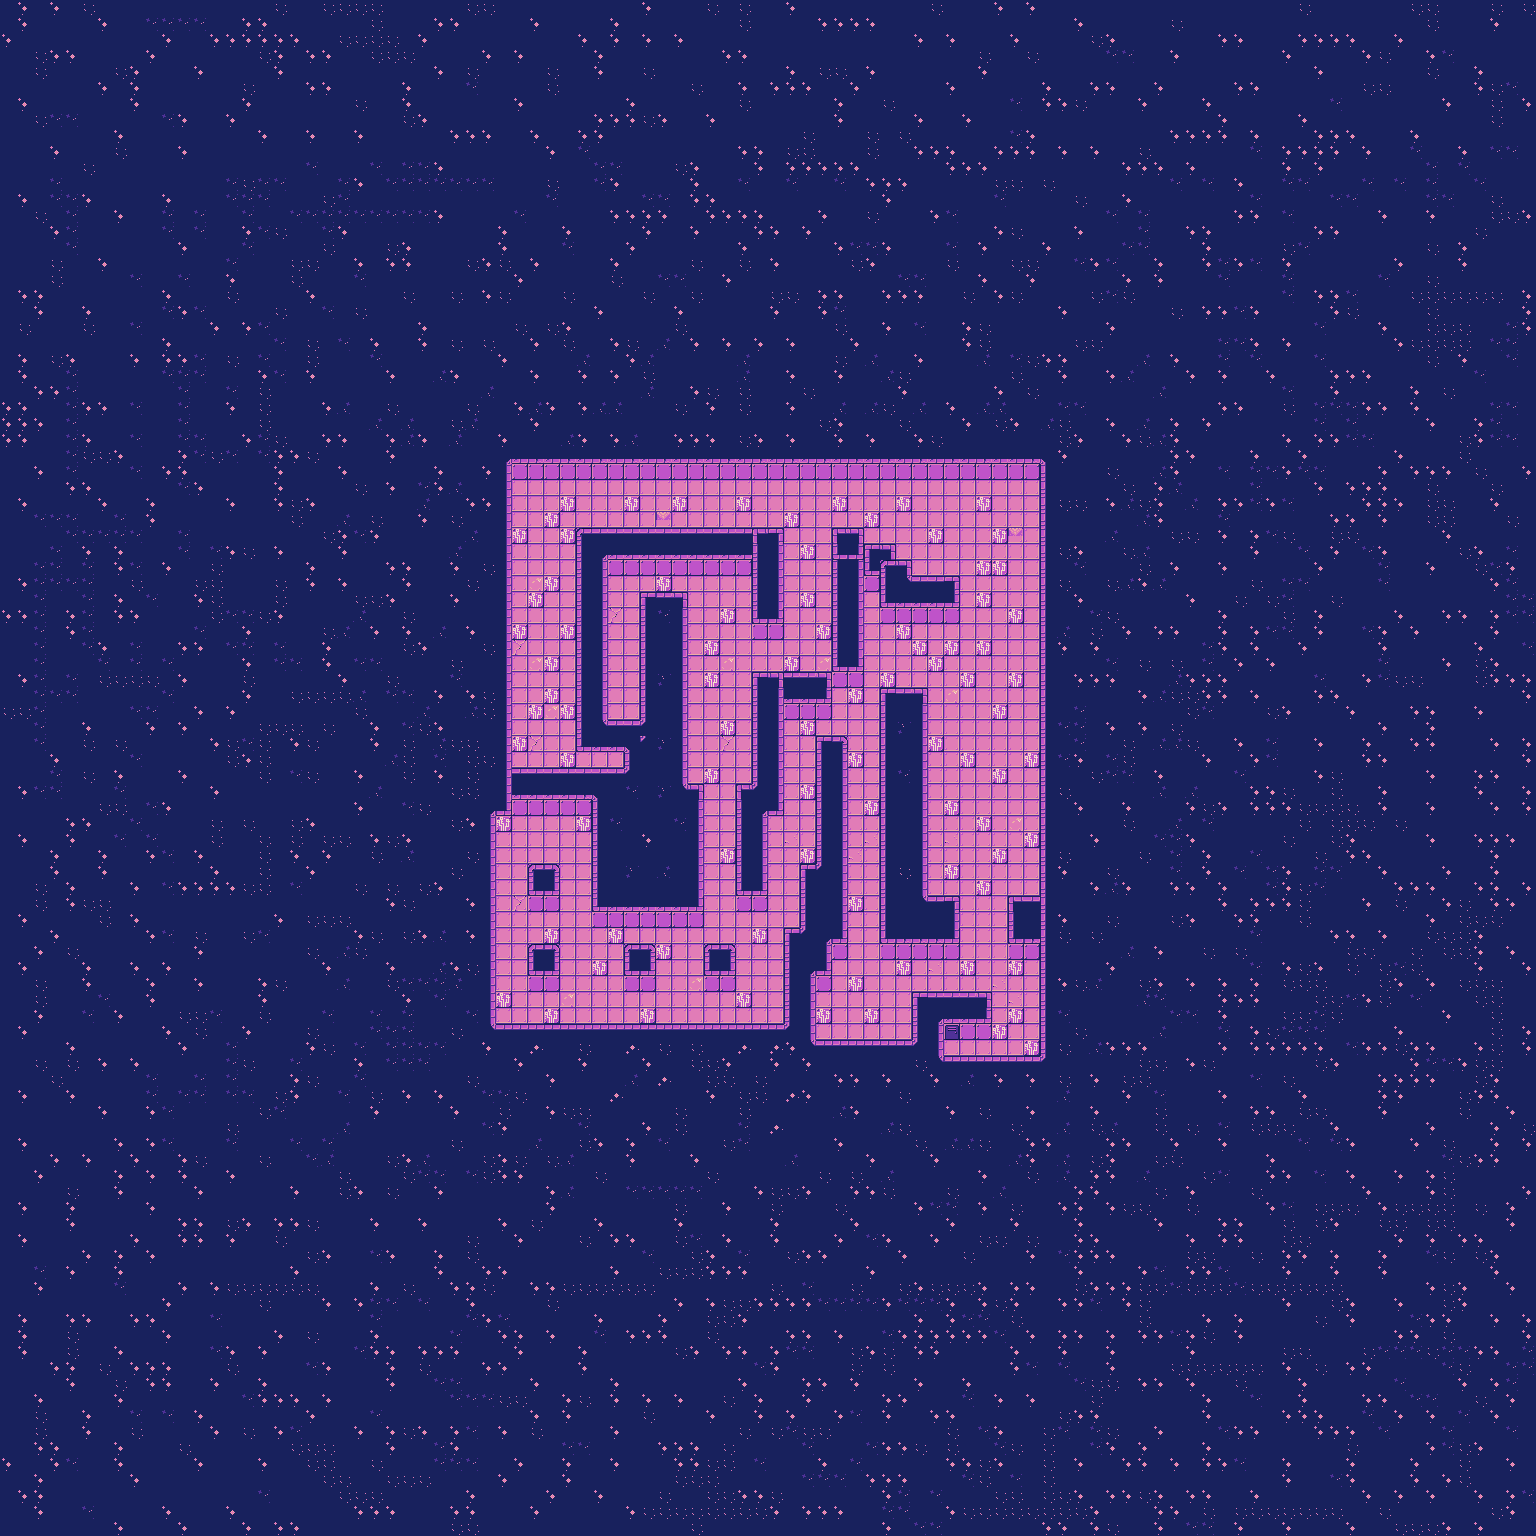

This game map was drawn from its Tiled (.tmx) file and the tilesets committed beside it. A one-line description and the trimmed map source follow:
An orthogonal 96x96 tile map with 16x16 px tiles, 4 tile layers (Background, Walls, Interior, Overhead).

<map version="1.9" tiledversion="1.9.2" orientation="orthogonal" renderorder="right-down" width="96" height="96" tilewidth="16" tileheight="16" infinite="0" nextlayerid="6" nextobjectid="2">
 <editorsettings>
  <export target="FourthLevel.json" format="json" />
 </editorsettings>
 <tileset firstgid="1" name="cosmic-lilac-tiles" tilewidth="16" tileheight="16" tilecount="104" columns="13">
  <image source="cosmic-lilac-tiles.png" width="208" height="128" />
  <tile id="0">
   <properties>
    <property name="collide" type="bool" value="true" />
   </properties>
  </tile>
  <tile id="1">
   <properties>
    <property name="collide" type="bool" value="true" />
   </properties>
  </tile>
  <tile id="2">
   <properties>
    <property name="collide" type="bool" value="true" />
   </properties>
  </tile>
  <tile id="3">
   <properties>
    <property name="collide" type="bool" value="true" />
   </properties>
  </tile>
  <tile id="4">
   <properties>
    <property name="collide" type="bool" value="false" />
   </properties>
  </tile>
  <tile id="5">
   <properties>
    <property name="collide" type="bool" value="false" />
   </properties>
  </tile>
  <tile id="6">
   <properties>
    <property name="collide" type="bool" value="true" />
   </properties>
  </tile>
  <tile id="7">
   <properties>
    <property name="collide" type="bool" value="true" />
   </properties>
  </tile>
  <tile id="8">
   <properties>
    <property name="collide" type="bool" value="true" />
   </properties>
  </tile>
  <tile id="9">
   <properties>
    <property name="collide" type="bool" value="true" />
   </properties>
  </tile>
  <tile id="10">
   <properties>
    <property name="collide" type="bool" value="false" />
   </properties>
  </tile>
  <tile id="11">
   <properties>
    <property name="collide" type="bool" value="true" />
    <property name="data" type="bool" value="true" />
   </properties>
  </tile>
  <tile id="12">
   <properties>
    <property name="collide" type="bool" value="false" />
   </properties>
  </tile>
  <tile id="13">
   <properties>
    <property name="collide" type="bool" value="true" />
   </properties>
  </tile>
  <tile id="14">
   <properties>
    <property name="collide" type="bool" value="true" />
   </properties>
  </tile>
  <tile id="15">
   <properties>
    <property name="collide" type="bool" value="false" />
   </properties>
  </tile>
  <tile id="16">
   <properties>
    <property name="collide" type="bool" value="true" />
   </properties>
  </tile>
  <tile id="17">
   <properties>
    <property name="collide" type="bool" value="true" />
   </properties>
  </tile>
  <tile id="18">
   <properties>
    <property name="collide" type="bool" value="true" />
   </properties>
  </tile>
  <tile id="19">
   <properties>
    <property name="collide" type="bool" value="false" />
   </properties>
  </tile>
  <tile id="20">
   <properties>
    <property name="collide" type="bool" value="false" />
   </properties>
  </tile>
  <tile id="21">
   <properties>
    <property name="collide" type="bool" value="false" />
   </properties>
  </tile>
  <tile id="22">
   <properties>
    <property name="collide" type="bool" value="false" />
   </properties>
  </tile>
  <tile id="23">
   <properties>
    <property name="collide" type="bool" value="false" />
   </properties>
  </tile>
  <tile id="24">
   <properties>
    <property name="collide" type="bool" value="false" />
   </properties>
  </tile>
  <tile id="25">
   <properties>
    <property name="collide" type="bool" value="false" />
   </properties>
  </tile>
  <tile id="26">
   <properties>
    <property name="collide" type="bool" value="true" />
   </properties>
  </tile>
  <tile id="27">
   <properties>
    <property name="collide" type="bool" value="false" />
   </properties>
  </tile>
  <tile id="28">
   <properties>
    <property name="collide" type="bool" value="false" />
   </properties>
  </tile>
  <tile id="29">
   <properties>
    <property name="collide" type="bool" value="true" />
   </properties>
  </tile>
  <tile id="30">
   <properties>
    <property name="collide" type="bool" value="false" />
   </properties>
  </tile>
  <tile id="31">
   <properties>
    <property name="collide" type="bool" value="false" />
   </properties>
  </tile>
  <tile id="32">
   <properties>
    <property name="collide" type="bool" value="false" />
   </properties>
  </tile>
  <tile id="33">
   <properties>
    <property name="collide" type="bool" value="false" />
   </properties>
  </tile>
  <tile id="34">
   <properties>
    <property name="collide" type="bool" value="false" />
   </properties>
  </tile>
  <tile id="35">
   <properties>
    <property name="collide" type="bool" value="false" />
   </properties>
  </tile>
  <tile id="36">
   <properties>
    <property name="collide" type="bool" value="false" />
   </properties>
  </tile>
  <tile id="37">
   <properties>
    <property name="collide" type="bool" value="false" />
   </properties>
  </tile>
  <tile id="38">
   <properties>
    <property name="collide" type="bool" value="false" />
   </properties>
  </tile>
  <tile id="39">
   <properties>
    <property name="collide" type="bool" value="true" />
   </properties>
  </tile>
  <tile id="40">
   <properties>
    <property name="collide" type="bool" value="true" />
   </properties>
  </tile>
  <tile id="41">
   <properties>
    <property name="collide" type="bool" value="true" />
   </properties>
  </tile>
  <tile id="42">
   <properties>
    <property name="collide" type="bool" value="true" />
   </properties>
  </tile>
  <tile id="43">
   <properties>
    <property name="collide" type="bool" value="true" />
   </properties>
  </tile>
  <tile id="44">
   <properties>
    <property name="collide" type="bool" value="true" />
   </properties>
  </tile>
  <tile id="45">
   <properties>
    <property name="collide" type="bool" value="false" />
   </properties>
  </tile>
  <tile id="46">
   <properties>
    <property name="collide" type="bool" value="false" />
   </properties>
  </tile>
  <tile id="47">
   <properties>
    <property name="collide" type="bool" value="false" />
   </properties>
  </tile>
  <tile id="48">
   <properties>
    <property name="collide" type="bool" value="false" />
   </properties>
  </tile>
  <tile id="49">
   <properties>
    <property name="collide" type="bool" value="false" />
   </properties>
  </tile>
  <tile id="50">
   <properties>
    <property name="collide" type="bool" value="false" />
   </properties>
  </tile>
  <tile id="51">
   <properties>
    <property name="collide" type="bool" value="false" />
   </properties>
  </tile>
  <tile id="52">
   <properties>
    <property name="collide" type="bool" value="true" />
    <property name="portal" value="fifthLevel" />
   </properties>
  </tile>
  <tile id="53">
   <properties>
    <property name="collide" type="bool" value="false" />
   </properties>
  </tile>
  <tile id="54">
   <properties>
    <property name="collide" type="bool" value="false" />
   </properties>
  </tile>
  <tile id="55">
   <properties>
    <property name="collide" type="bool" value="false" />
   </properties>
  </tile>
  <tile id="56">
   <properties>
    <property name="collide" type="bool" value="false" />
   </properties>
  </tile>
  <tile id="57">
   <properties>
    <property name="collide" type="bool" value="false" />
   </properties>
  </tile>
  <tile id="58">
   <properties>
    <property name="collide" type="bool" value="false" />
   </properties>
  </tile>
  <tile id="59">
   <properties>
    <property name="collide" type="bool" value="false" />
   </properties>
  </tile>
  <tile id="60">
   <properties>
    <property name="collide" type="bool" value="false" />
   </properties>
  </tile>
  <tile id="61">
   <properties>
    <property name="collide" type="bool" value="false" />
   </properties>
  </tile>
  <tile id="62">
   <properties>
    <property name="collide" type="bool" value="false" />
   </properties>
  </tile>
  <tile id="63">
   <properties>
    <property name="collide" type="bool" value="false" />
   </properties>
  </tile>
  <tile id="64">
   <properties>
    <property name="collide" type="bool" value="false" />
   </properties>
  </tile>
  <tile id="65">
   <properties>
    <property name="collide" type="bool" value="true" />
   </properties>
  </tile>
  <tile id="66">
   <properties>
    <property name="collide" type="bool" value="false" />
   </properties>
  </tile>
  <tile id="67">
   <properties>
    <property name="collide" type="bool" value="false" />
   </properties>
  </tile>
  <tile id="68">
   <properties>
    <property name="collide" type="bool" value="false" />
   </properties>
  </tile>
  <tile id="69">
   <properties>
    <property name="collide" type="bool" value="false" />
   </properties>
  </tile>
  <tile id="70">
   <properties>
    <property name="collide" type="bool" value="true" />
   </properties>
  </tile>
  <tile id="71">
   <properties>
    <property name="collide" type="bool" value="true" />
   </properties>
  </tile>
  <tile id="72">
   <properties>
    <property name="collide" type="bool" value="true" />
   </properties>
  </tile>
  <tile id="73">
   <properties>
    <property name="collide" type="bool" value="false" />
   </properties>
  </tile>
  <tile id="74">
   <properties>
    <property name="collide" type="bool" value="false" />
   </properties>
  </tile>
  <tile id="75">
   <properties>
    <property name="collide" type="bool" value="false" />
   </properties>
  </tile>
  <tile id="76">
   <properties>
    <property name="collide" type="bool" value="false" />
   </properties>
  </tile>
  <tile id="77">
   <properties>
    <property name="collide" type="bool" value="false" />
   </properties>
  </tile>
  <tile id="78">
   <properties>
    <property name="collide" type="bool" value="false" />
   </properties>
  </tile>
  <tile id="79">
   <properties>
    <property name="collide" type="bool" value="false" />
   </properties>
  </tile>
  <tile id="80">
   <properties>
    <property name="collide" type="bool" value="false" />
   </properties>
  </tile>
  <tile id="81">
   <properties>
    <property name="collide" type="bool" value="false" />
   </properties>
  </tile>
  <tile id="82">
   <properties>
    <property name="collide" type="bool" value="false" />
   </properties>
  </tile>
  <tile id="83">
   <properties>
    <property name="collide" type="bool" value="false" />
   </properties>
  </tile>
  <tile id="84">
   <properties>
    <property name="collide" type="bool" value="false" />
   </properties>
  </tile>
  <tile id="85">
   <properties>
    <property name="collide" type="bool" value="false" />
   </properties>
  </tile>
  <tile id="86">
   <properties>
    <property name="collide" type="bool" value="false" />
   </properties>
  </tile>
  <tile id="87">
   <properties>
    <property name="collide" type="bool" value="false" />
   </properties>
  </tile>
  <tile id="88">
   <properties>
    <property name="collide" type="bool" value="false" />
   </properties>
  </tile>
  <tile id="89">
   <properties>
    <property name="collide" type="bool" value="false" />
   </properties>
  </tile>
  <tile id="90">
   <properties>
    <property name="collide" type="bool" value="false" />
   </properties>
  </tile>
  <tile id="91">
   <properties>
    <property name="collide" type="bool" value="false" />
   </properties>
  </tile>
  <tile id="92">
   <properties>
    <property name="collide" type="bool" value="false" />
   </properties>
  </tile>
  <tile id="93">
   <properties>
    <property name="collide" type="bool" value="false" />
   </properties>
  </tile>
  <tile id="94">
   <properties>
    <property name="collide" type="bool" value="false" />
   </properties>
  </tile>
  <tile id="95">
   <properties>
    <property name="collide" type="bool" value="false" />
   </properties>
  </tile>
  <tile id="96">
   <properties>
    <property name="collide" type="bool" value="false" />
   </properties>
  </tile>
  <tile id="97">
   <properties>
    <property name="collide" type="bool" value="false" />
   </properties>
  </tile>
  <tile id="98">
   <properties>
    <property name="collide" type="bool" value="false" />
   </properties>
  </tile>
  <tile id="99">
   <properties>
    <property name="collide" type="bool" value="false" />
   </properties>
  </tile>
  <tile id="100">
   <properties>
    <property name="collide" type="bool" value="false" />
   </properties>
  </tile>
  <tile id="101">
   <properties>
    <property name="collide" type="bool" value="false" />
   </properties>
  </tile>
  <tile id="102">
   <properties>
    <property name="collide" type="bool" value="false" />
   </properties>
  </tile>
  <tile id="103">
   <properties>
    <property name="collide" type="bool" value="false" />
   </properties>
  </tile>
 </tileset>
 <layer id="1" name="Background" width="96" height="96">
  <data>[9216 cells, 9212 non-empty, 9 distinct tile ids]</data>
 </layer>
 <layer id="2" name="Walls" width="96" height="96">
  <data>[9216 cells, 563 non-empty, 23 distinct tile ids]</data>
 </layer>
 <layer id="3" name="Interior" width="96" height="96">
  <data>[9216 cells, 88 non-empty, 3 distinct tile ids]</data>
 </layer>
 <layer id="5" name="Overhead" width="96" height="96">
  <data>[9216 cells, 0 non-empty, 0 distinct tile ids]</data>
 </layer>
 <objectgroup id="4" name="Script" />
</map>
